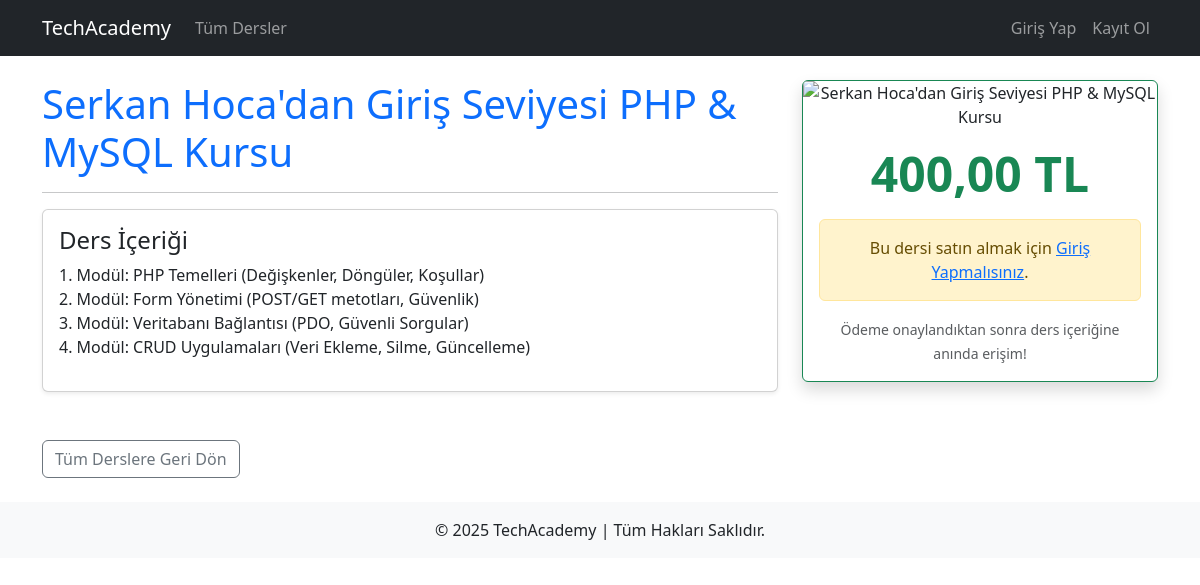
The page /ders_detay.php?id=1 on the database its author committed.
### tables this page shows
CREATE TABLE IF NOT EXISTS `dersler` (
  `id` int NOT NULL AUTO_INCREMENT,
  `ders_adi` varchar(255) NOT NULL,
  `kisa_aciklama` varchar(500) NOT NULL,
  `detayli_icerik` text NOT NULL,
  `fiyat` decimal(10,2) NOT NULL,
  `resim_yolu` varchar(255) NOT NULL,
  PRIMARY KEY (`id`)
);

### ders_detay.php (the view, shortened to what this page needs)
<?php
require_once 'includes/header.php';
require_once 'includes/veritabani.php';
$ders_id = $_GET['id'] ?? null;
$ders = null;
try {
    $sql = "SELECT ders_adi, detayli_icerik, fiyat, resim_yolu FROM dersler WHERE id = ?";
    $stmt = $db->prepare($sql);
    $stmt->execute([$ders_id]);
    $ders = $stmt->fetch(PDO::FETCH_ASSOC);
} catch (PDOException $e) {
    header("Location: dersler.php?hata=db_sorunu");
    exit();
}
?>
<div class="row">
    <div class="col-md-8">
        <h1 class="mb-3 text-primary"><?= htmlspecialchars($ders['ders_adi']) ?></h1>
        <hr>
        <div class="card card-body shadow-sm mb-4">
            <h4>Ders İçeriği</h4>
            <p><?= nl2br(htmlspecialchars($ders['detayli_icerik'])) ?></p>
        </div>
        </div>
    <div class="col-md-4">
        <div class="card text-center border-success shadow">
            <img src="assets/img/<?= htmlspecialchars($ders['resim_yolu'] ?? 'default.jpg') ?>" class="card-img-top" alt="<?= htmlspecialchars($ders['ders_adi']) ?>">
            <div class="card-body">
                <p class="display-5 fw-bold text-success mb-3"><?= number_format($ders['fiyat'], 2, ',', '.') ?> TL</p>
                <?php if (isset($_SESSION['kullanici_id'])): ?>
                    <a href="satin_al.php?ders_id=<?= $ders_id ?>" class="btn btn-lg btn-success w-100">Hemen Satın Al</a>
                <?php else: ?>
                    <div class="alert alert-warning">
                        Bu dersi satın almak için <a href="giris.php">Giriş Yapmalısınız</a>.
                    </div>
                <?php endif; ?>
                <p class="card-text text-muted mt-3"><small>Ödeme onaylandıktan sonra ders içeriğine anında erişim!</small></p>
            </div>
        </div>
    </div>
</div>
<a href="dersler.php" class="btn btn-outline-secondary mt-4">Tüm Derslere Geri Dön</a>
<?php
require_once 'includes/footer.php';
?>

### rows shown on the page
dersler: ders_adi "Serkan Hoca'dan Giriş Seviyesi PHP & MySQL Kursu", detayli_icerik "1. Modül: PHP Temelleri (Değişkenler, Döngüler, Koşullar) 2. Modül: Form Yönetimi (POST/GET metotları, Güvenlik) 3. Modül: Veritabanı Bağlantısı (PDO, Güvenli Sorgular) 4. Modül: CRUD Uygulamaları (Veri Ekleme, Silme, Güncelleme)", fiyat "400,00"
